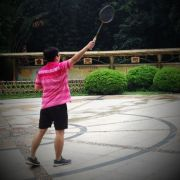
#> input picture img/1.jpeg, 180 x 180 px, found by its file name
$ python imageaddfont.py
#> lines starting #> are read from the running program, lines starting #| are printed output that depends on the picture
# coding: utf-8
from PIL import Image
from PIL import ImageDraw
from PIL import ImageFont
im = Image.open("/users/liweijian/Downloads/1.jpeg")
#> im is the input picture: PIL image 180x180 RGB; mean R, G, B 93, 89.1, 83.9
d = ImageDraw.Draw(im)
fnt = ImageFont.truetype('/Library/Fonts/Mishafi.ttf',20)
d.text((10,10),"5",font=fnt,fill=(255,255,255,128))
im.show()
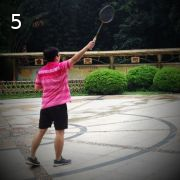
#> shown: PIL image 180x180 RGB; mean R, G, B 93.5, 89.6, 84.4
